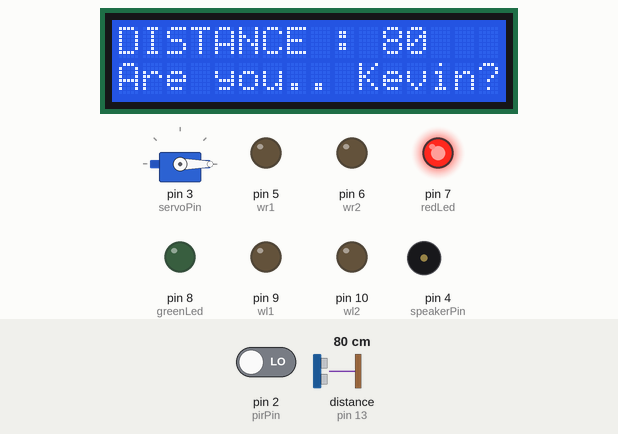
This sketch was run on a simulated Arduino Uno, built with avr-gcc and run on an emulated ATmega328P. On the bench: 16×2 character LCD, servo, output pins drawn as LEDs (lit = HIGH), buzzer (waves = sounding). Wiring (inferred from the names in the program): ultrasonic range finder: trigger pin 12; echo pin 13. The test bench sets the inputs (shaded band); at power-on: distance to the obstacle (sensor on pin 13) 80 cm, pin 2 (pirPin) LOW. The echo pulse lasts 58.3 µs per cm; pins used as bus, display or sensor lines are not drawn; what the sketch prints to the serial monitor is not drawn.

Above: at 3.9 s.
4.0 s: distance to the obstacle (sensor on pin 13) set to 4 cm
9.5 s: distance to the obstacle (sensor on pin 13) set to 18 cm
At 12.8 s:
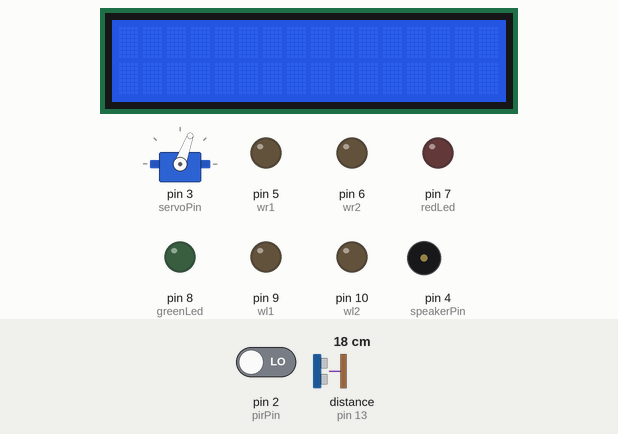
12.9 s: distance to the obstacle (sensor on pin 13) set to 60 cm
At 19.5 s:
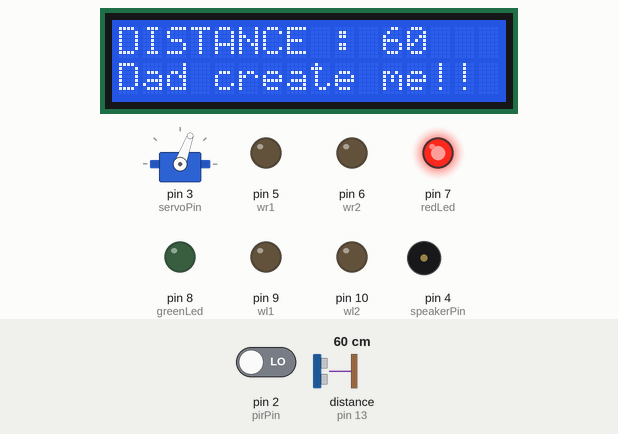
20.7 s: distance to the obstacle (sensor on pin 13) set to 35 cm
At 27.4 s:
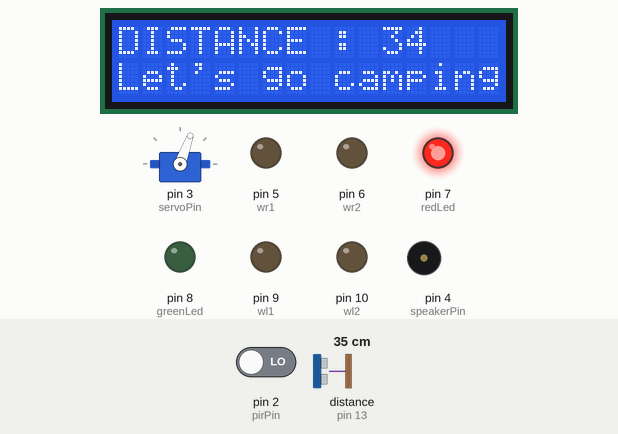
28.5 s: distance to the obstacle (sensor on pin 13) set to 17 cm
At 35.1 s:
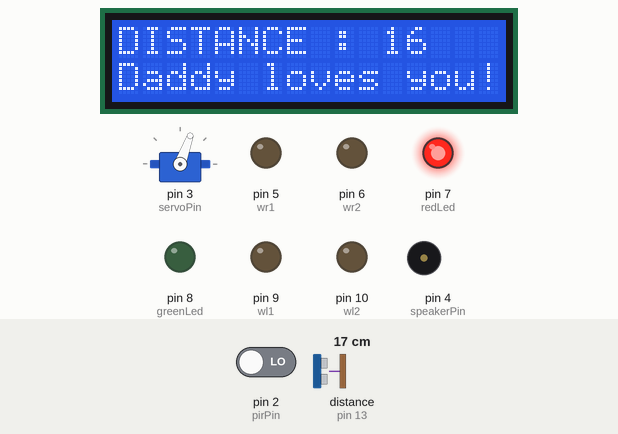
36.2 s: distance to the obstacle (sensor on pin 13) set to 53 cm
At 42.9 s:
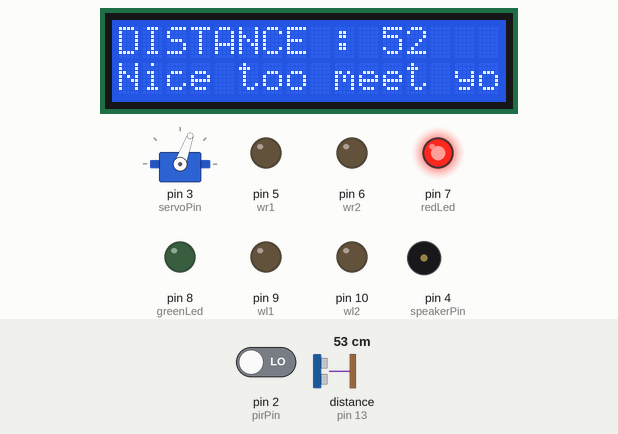
Timing chart, 0 to 44.6 s (numbered marks = the images above; inputs shaded):
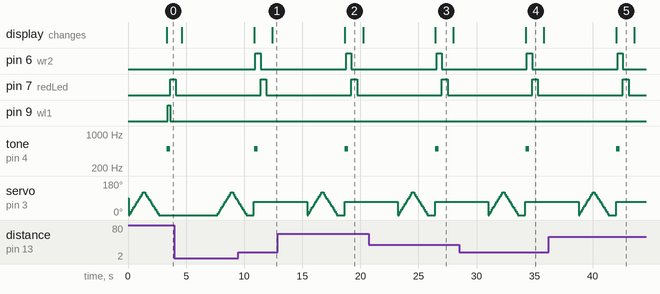

The sketch:

20190502_bot.ino
```cpp
#include <Wire.h>
#include <LiquidCrystal_I2C.h>
#include <Servo.h>

LiquidCrystal_I2C lcd(0x27, 16,2);

const int redLed = 7;
const int greenLed = 8;
const int triggerPin = 12;
const int echoPin = 13;
const int speakerPin = 4;
const int pirPin = 2;
const int servoPin = 3;

const int wr1 = 5;
const int wr2 = 6;
const int wl1 = 9;
const int wl2 = 10;

long duration = 0;

int pirVal = 0;

  int trigVal = 0;
  int findAngle[12] = {0,0,0,0,0,0,0,0,0,0,0,0};
  int findDistance[12] = {0,0,0,0,0,0,0,0,0,0,0,0};
  int minIdx = 0;

Servo Motor;

void setup() {
  // put your setup code here, to run once:
  Serial.begin(9600);

  pinMode(redLed, OUTPUT);      //LED 적색
  pinMode(greenLed, OUTPUT);    //LED 녹색

  pinMode(triggerPin, OUTPUT);  //초음파센서 발신부
  pinMode(echoPin, INPUT);      //초음파센서 수신부

  pinMode(speakerPin, OUTPUT);

  pinMode(pirPin, INPUT);

  pinMode(wr1, OUTPUT);
  pinMode(wr2, OUTPUT);
  pinMode(wl1, OUTPUT);
  pinMode(wl2, OUTPUT);

  lcd.init();
  lcd.backlight();

  Motor.attach(servoPin);  //  9 번 핀에 모터
  Serial.begin(9600);

}


void loop() {
  // put your main code here, to run repeatedly:
/*  digitalWrite(wr1, LOW);
  digitalWrite(wr2, HIGH);
  delay(300);
  digitalWrite(wr1, LOW);

  digitalWrite(wl1, HIGH);
  digitalWrite(wl2, LOW);
  delay(300);
  digitalWrite(wl1, LOW);
*/

  pirVal = digitalRead(pirPin);
  Serial.print("pirVal : ");
  Serial.println(pirVal);

  Motor.write(0); // 초기 각도 0 으로 : 옵션

  for(int angle = 0; angle <= 12; angle = angle+1) {
    Motor.write(angle*10);
    Serial.print("R angle : ");Serial.println(angle*10);
    delay(100);
  }

  for(int angle = 12; angle >= 0 ; angle = angle-1) {
    Motor.write(angle*10);
    Serial.print("L angle : ");Serial.print(angle*10);

    trigVal = trigger();
    Serial.print(" / trigVal : ");Serial.println(trigVal);
    if(trigVal >= 3) {
      findAngle[angle] = angle;
      findDistance[angle] = trigVal;
    }
    delay(100);
  }

  //배열에 담긴 각도 로그
  for(int i = 0; i < 12; i++) {
    Serial.print("findAngle val : ");Serial.println(findAngle[i]);
    Serial.print("findDistance val : ");Serial.println(findDistance[i]);
  }

  //제일 가까운 거리의 각도 찾기
  for(int i = 0; i < 12; i++) {
    if(i > 0 && findDistance[i] < findDistance[minIdx]) {
      minIdx = i;
      Serial.print("#############");
      Serial.print(minIdx);
      Serial.print("#############");
    }
  }
  delay(100);

  Serial.print("minIdx : ");Serial.println(minIdx);
  Serial.print("minIdx val : ");Serial.println(findDistance[minIdx]);

  if(findDistance[minIdx] <= 100) {
    Motor.write(minIdx*10);

    lcd.setCursor(0, 0);
    lcd.print("DISTANCE : ");
    lcd.print(findDistance[minIdx]);
    lcd.setCursor(0, 1);

    if(findDistance[minIdx] < 10) {
      lcd.print("OUR LOVE, Kevin!!");
      tone(speakerPin, 1500, 300);//핀번호, 음의높낮이(주파수), 음의지속시간
    } else if(findDistance[minIdx] < 20) {
      lcd.print("Daddy loves you!!");
      tone(speakerPin, 1500, 300);//핀번호, 음의높낮이(주파수), 음의지속시간
    } else if(findDistance[minIdx] < 30) {
      lcd.print("Mommy loves you!!");
      tone(speakerPin, 1500, 300);//핀번호, 음의높낮이(주파수), 음의지속시간
    } else if(findDistance[minIdx] < 40) {
      lcd.print("Let's go camping!!");
    } else if(findDistance[minIdx] < 50) {
      lcd.print("Play sports!!");
    } else if(findDistance[minIdx] < 60) {
      lcd.print("Nice too meet you!!");
    } else if(findDistance[minIdx] < 70) {
      lcd.print("Dad create me!!");
    } else if(findDistance[minIdx] < 80) {
      lcd.print("Welcome, KEVIN!");
    } else {
      lcd.print("Are you.. Kevin?");
    }

    tone(speakerPin, 500, 300);//핀번호, 음의높낮이(주파수), 음의지속시간
    delay(100);

    //바퀴 움직이기
    if(minIdx > 6) {
      digitalWrite(wr1, LOW);
      digitalWrite(wr2, HIGH);
      delay(100);
      delay(minIdx*50);
      digitalWrite(wr2, LOW);
      Serial.print("RRRRRRRRRRRRRRRRRRRRRRRR");
    } else {
      digitalWrite(wl1, HIGH);
      digitalWrite(wl2, LOW);
      delay(200);
      delay(minIdx*50*3);
      digitalWrite(wl1, LOW);
      Serial.print("LLLLLLLLLLLLLLLLLLLLLLLL");
    }

    digitalWrite(redLed, HIGH);
    delay(500);
    digitalWrite(redLed, LOW);
    delay(500);
  } else {
    digitalWrite(greenLed, HIGH);
    delay(500);
    digitalWrite(greenLed, LOW);
    delay(500);
  }

  lcd.clear();
  //Motor.write(0); // 초기 각도 0 으로 : 옵션
  delay(3000);

}


long trigger() {
  long distance_mm = 0;

  digitalWrite(triggerPin, LOW);
  delayMicroseconds(2);
  digitalWrite(triggerPin, HIGH);
  delayMicroseconds(2);
  digitalWrite(triggerPin, LOW);

  duration = pulseIn(echoPin, HIGH);
  distance_mm = Distance(duration);

  return distance_mm/10;
}


long Distance(long time) {
  long distanceCalc;
  distanceCalc = ((time/2.9)/2);

  return distanceCalc;
}
```

Measured:
- after the input at 9.5 s, pin 6 (wr2): LOW → HIGH after 1.5 s, → LOW 0.45 s later; pin 9 (wl1): stays LOW (without the input it goes to HIGH after 1.5 s)
- after the input at 12.9 s, the display: changes after 5.8 s (image 2)
- after the input at 20.7 s, the display: changes after 5.8 s (image 3)
- after the input at 28.5 s, the display: changes after 5.7 s (image 4)
- after the input at 36.2 s, the display: changes after 5.8 s (image 5)
- what the display in image 2 shows lasts 1.5 s, from 18.7 s to 20.2 s
